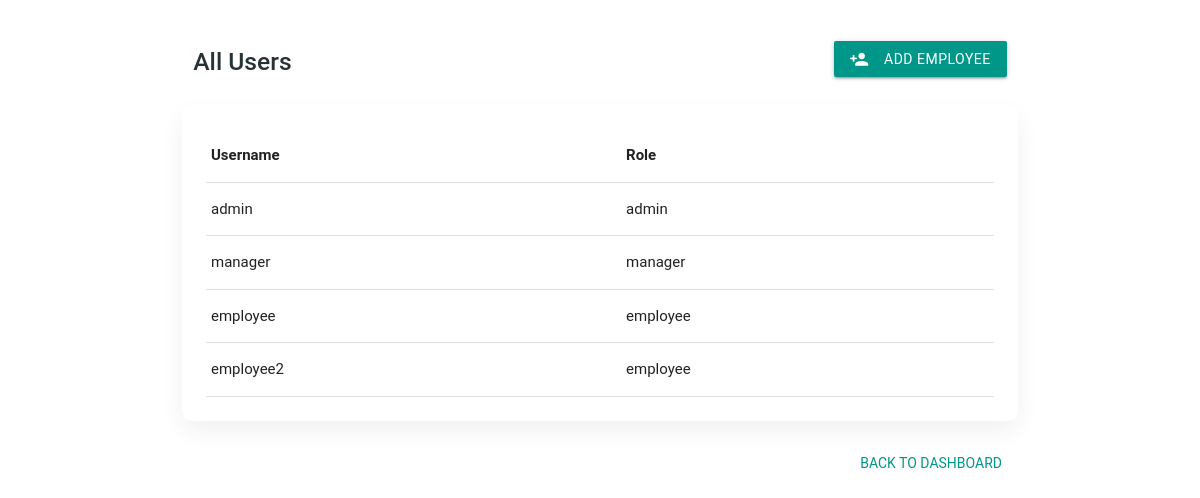
The app's page /users (signed in) with its own data.
### tables this page shows
CREATE TABLE users (
            id INTEGER PRIMARY KEY AUTOINCREMENT,
            username TEXT UNIQUE,
            password TEXT,
            role TEXT
        );

### app.py (the view)
@app.route("/users")
def users():
    if session.get("role") != "admin":
        return redirect(url_for("login"))
    conn = get_db()
    users = conn.execute("SELECT username, role FROM users").fetchall()
    conn.close()
    return render_template("users.html", users=users)

### app.py (called while the page is built)
def get_db():
    conn = sqlite3.connect("database.db")
    conn.row_factory = sqlite3.Row
    return conn

### templates/users.html (shortened to what this page needs)
<!DOCTYPE html>
<html lang="en">
<head>
    <link rel="stylesheet"
          href="https://cdnjs.cloudflare.com/ajax/libs/materialize/1.0.0/css/materialize.min.css">
</head>
<body>
<div class="page">
    <div class="row valign-wrapper">
        <div class="col s6">
            <h5 class="page-title">All Users</h5>
        </div>
        <div class="col s6 right-align">
            <a href="/add_employee"
               class="btn waves-effect waves-light teal">
                <i class="material-icons left">person_add</i>
                Add Employee
            </a>
        </div>
    </div>
    <div class="card">
        <div class="card-content">
            <table class="highlight responsive-table">
                <thead>
                    <tr>
                        <th>Username</th>
                        <th>Role</th>
                    </tr>
                </thead>
                <tbody>
                    {% for u in users %}
                    <tr>
                        <td>{{ u.username }}</td>
                        <td>{{ u.role }}</td>
                    </tr>
                    {% endfor %}
                </tbody>
            </table>
        </div>
    </div>
    <div class="right-align" style="margin-top:24px;">
        <a href="/admin" class="btn-flat teal-text">
            Back to Dashboard
        </a>
    </div>
</div>
</body>
</html>

### templates/users.html (style rules this page uses)
body { margin: 0; background-color: #ffffff; font-family: 'Roboto', sans-serif; }
.page { padding: 32px; max-width: 900px; margin: auto; }
.page-title { color: #263238; font-weight: 500; }
.card { border-radius: 10px; box-shadow: 0 10px 25px rgba(0,0,0,0.06); }

### records on screen
users: username "admin", role "admin"
users: username "manager", role "manager"
users: username "employee", role "employee"
users: username "employee2", role "employee"
